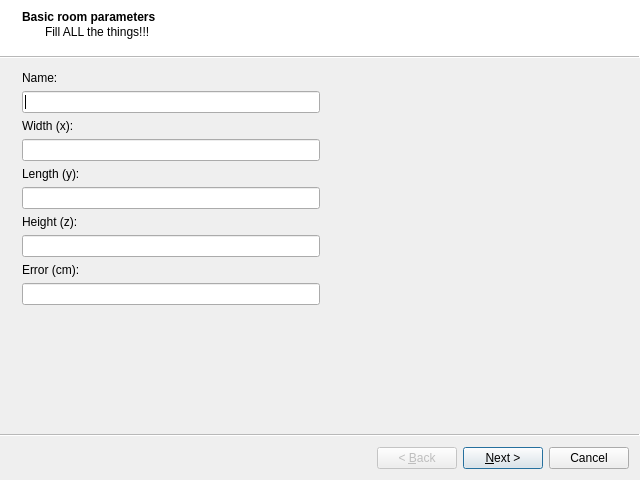
<?xml version="1.0" encoding="UTF-8"?>
<ui version="4.0">
 <class>ProjectWizard</class>
 <widget class="QWizard" name="ProjectWizard">
  <property name="geometry">
   <rect>
    <x>0</x>
    <y>0</y>
    <width>640</width>
    <height>480</height>
   </rect>
  </property>
  <property name="windowTitle">
   <string>Wizard</string>
  </property>
  <property name="wizardStyle">
   <enum>QWizard::AeroStyle</enum>
  </property>
  <widget class="QWizardPage" name="basicProjectParamsPage">
   <property name="title">
    <string>Basic room parameters</string>
   </property>
   <property name="subTitle">
    <string>Fill ALL the things!!!</string>
   </property>
   <layout class="QHBoxLayout" name="horizontalLayout">
    <item>
     <layout class="QVBoxLayout" name="verticalLayout" stretch="0,0,0,0,0,0,0,0,0,0">
      <property name="spacing">
       <number>6</number>
      </property>
      <property name="sizeConstraint">
       <enum>QLayout::SetMinimumSize</enum>
      </property>
      <item>
       <widget class="QLabel" name="nameLabel">
        <property name="text">
         <string>Name:</string>
        </property>
       </widget>
      </item>
      <item>
       <widget class="QLineEdit" name="name">
        <property name="sizePolicy">
         <sizepolicy hsizetype="MinimumExpanding" vsizetype="Fixed">
          <horstretch>0</horstretch>
          <verstretch>0</verstretch>
         </sizepolicy>
        </property>
       </widget>
      </item>
      <item>
       <widget class="QLabel" name="widthLabel">
        <property name="text">
         <string>Width (x):</string>
        </property>
       </widget>
      </item>
      <item>
       <widget class="QLineEdit" name="width">
        <property name="sizePolicy">
         <sizepolicy hsizetype="MinimumExpanding" vsizetype="Fixed">
          <horstretch>0</horstretch>
          <verstretch>0</verstretch>
         </sizepolicy>
        </property>
       </widget>
      </item>
      <item>
       <widget class="QLabel" name="lengthLabel">
        <property name="text">
         <string>Length (y):</string>
        </property>
       </widget>
      </item>
      <item>
       <widget class="QLineEdit" name="length">
        <property name="sizePolicy">
         <sizepolicy hsizetype="MinimumExpanding" vsizetype="Fixed">
          <horstretch>0</horstretch>
          <verstretch>0</verstretch>
         </sizepolicy>
        </property>
       </widget>
      </item>
      <item>
       <widget class="QLabel" name="heightLabel">
        <property name="text">
         <string>Height (z):</string>
        </property>
       </widget>
      </item>
      <item>
       <widget class="QLineEdit" name="height">
        <property name="sizePolicy">
         <sizepolicy hsizetype="MinimumExpanding" vsizetype="Fixed">
          <horstretch>0</horstretch>
          <verstretch>0</verstretch>
         </sizepolicy>
        </property>
       </widget>
      </item>
      <item>
       <widget class="QLabel" name="errorLabel">
        <property name="text">
         <string>Error (cm):</string>
        </property>
       </widget>
      </item>
      <item>
       <widget class="QLineEdit" name="error">
        <property name="sizePolicy">
         <sizepolicy hsizetype="MinimumExpanding" vsizetype="Fixed">
          <horstretch>0</horstretch>
          <verstretch>0</verstretch>
         </sizepolicy>
        </property>
       </widget>
      </item>
     </layout>
    </item>
    <item>
     <spacer name="horizontalSpacer">
      <property name="orientation">
       <enum>Qt::Horizontal</enum>
      </property>
      <property name="sizeHint" stdset="0">
       <size>
        <width>40</width>
        <height>20</height>
       </size>
      </property>
     </spacer>
    </item>
   </layout>
  </widget>
  <widget class="QWizardPage" name="camerasPage">
   <property name="title">
    <string>Add cameras</string>
   </property>
   <property name="subTitle">
    <string>add all the cameras!</string>
   </property>
   <layout class="QHBoxLayout" name="horizontalLayout_2">
    <item>
     <layout class="QVBoxLayout" name="verticalLayout_2">
      <item>
       <widget class="QPushButton" name="addCamera">
        <property name="text">
         <string>Add Camera</string>
        </property>
       </widget>
      </item>
      <item>
       <widget class="QPushButton" name="editCamera">
        <property name="text">
         <string>Edit Camera</string>
        </property>
       </widget>
      </item>
      <item>
       <widget class="QPushButton" name="deleteCamera">
        <property name="text">
         <string>Delete Camera</string>
        </property>
       </widget>
      </item>
      <item>
       <spacer name="verticalSpacer">
        <property name="orientation">
         <enum>Qt::Vertical</enum>
        </property>
        <property name="sizeHint" stdset="0">
         <size>
          <width>20</width>
          <height>40</height>
         </size>
        </property>
       </spacer>
      </item>
     </layout>
    </item>
    <item>
     <widget class="QTableWidget" name="cameraTable">
      <property name="editTriggers">
       <set>QAbstractItemView::NoEditTriggers</set>
      </property>
      <property name="dragDropOverwriteMode">
       <bool>false</bool>
      </property>
      <property name="selectionBehavior">
       <enum>QAbstractItemView::SelectRows</enum>
      </property>
      <attribute name="horizontalHeaderStretchLastSection">
       <bool>true</bool>
      </attribute>
      <column>
       <property name="text">
        <string>USB ID</string>
       </property>
      </column>
      <column>
       <property name="text">
        <string>Name</string>
       </property>
      </column>
      <column>
       <property name="text">
        <string>Use</string>
       </property>
      </column>
     </widget>
    </item>
   </layout>
  </widget>
  <widget class="QWizardPage" name="calibrationPage">
   <property name="title">
    <string>Calibration</string>
   </property>
   <property name="subTitle">
    <string>caliball the things!</string>
   </property>
   <layout class="QHBoxLayout" name="horizontalLayout_3">
    <item>
     <layout class="QVBoxLayout" name="verticalLayout_3">
      <item>
       <widget class="QLabel" name="label">
        <property name="font">
         <font>
          <weight>75</weight>
          <bold>true</bold>
         </font>
        </property>
        <property name="frameShape">
         <enum>QFrame::NoFrame</enum>
        </property>
        <property name="text">
         <string>1.</string>
        </property>
        <property name="textFormat">
         <enum>Qt::AutoText</enum>
        </property>
        <property name="scaledContents">
         <bool>false</bool>
        </property>
        <property name="alignment">
         <set>Qt::AlignCenter</set>
        </property>
       </widget>
      </item>
      <item>
       <widget class="QPushButton" name="calibBackground">
        <property name="font">
         <font>
          <weight>50</weight>
          <bold>false</bold>
         </font>
        </property>
        <property name="text">
         <string>Background calibration</string>
        </property>
       </widget>
      </item>
      <item>
       <widget class="QProgressBar" name="progressBar">
        <property name="sizePolicy">
         <sizepolicy hsizetype="Minimum" vsizetype="Fixed">
          <horstretch>0</horstretch>
          <verstretch>0</verstretch>
         </sizepolicy>
        </property>
        <property name="value">
         <number>0</number>
        </property>
       </widget>
      </item>
     </layout>
    </item>
    <item>
     <layout class="QVBoxLayout" name="verticalLayout_4">
      <item>
       <widget class="QLabel" name="label_2">
        <property name="font">
         <font>
          <weight>75</weight>
          <bold>true</bold>
         </font>
        </property>
        <property name="text">
         <string>2</string>
        </property>
        <property name="alignment">
         <set>Qt::AlignCenter</set>
        </property>
       </widget>
      </item>
      <item>
       <widget class="QPushButton" name="calibWithMarkers">
        <property name="font">
         <font>
          <weight>50</weight>
          <bold>false</bold>
         </font>
        </property>
        <property name="text">
         <string>Markers calibration</string>
        </property>
       </widget>
      </item>
     </layout>
    </item>
   </layout>
  </widget>
 </widget>
 <resources/>
 <connections/>
</ui>
